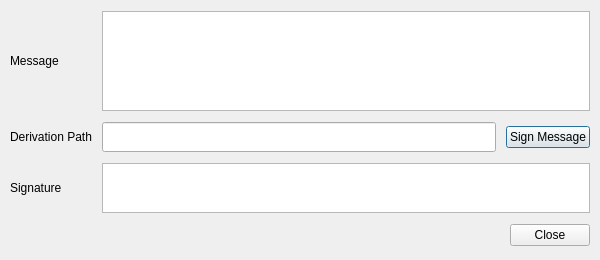
<?xml version="1.0" encoding="UTF-8"?>
<ui version="4.0">
 <class>SignMessageDialog</class>
 <widget class="QDialog" name="SignMessageDialog">
  <property name="geometry">
   <rect>
    <x>0</x>
    <y>0</y>
    <width>600</width>
    <height>260</height>
   </rect>
  </property>
  <property name="windowTitle">
   <string>Dialog</string>
  </property>
  <layout class="QGridLayout" name="gridLayout">
   <property name="leftMargin">
    <number>10</number>
   </property>
   <property name="topMargin">
    <number>10</number>
   </property>
   <property name="rightMargin">
    <number>10</number>
   </property>
   <property name="bottomMargin">
    <number>10</number>
   </property>
   <property name="spacing">
    <number>10</number>
   </property>
   <item row="0" column="1" colspan="2">
    <widget class="QPlainTextEdit" name="msg_textedit">
     <property name="minimumSize">
      <size>
       <width>0</width>
       <height>50</height>
      </size>
     </property>
     <property name="maximumSize">
      <size>
       <width>16777215</width>
       <height>100</height>
      </size>
     </property>
    </widget>
   </item>
   <item row="1" column="1">
    <widget class="QLineEdit" name="path_lineedit">
     <property name="minimumSize">
      <size>
       <width>300</width>
       <height>30</height>
      </size>
     </property>
     <property name="maximumSize">
      <size>
       <width>16777215</width>
       <height>30</height>
      </size>
     </property>
    </widget>
   </item>
   <item row="2" column="0">
    <widget class="QLabel" name="label_3">
     <property name="text">
      <string>Signature</string>
     </property>
    </widget>
   </item>
   <item row="0" column="0">
    <widget class="QLabel" name="label">
     <property name="text">
      <string>Message</string>
     </property>
    </widget>
   </item>
   <item row="1" column="2">
    <widget class="QPushButton" name="signmsg_button">
     <property name="maximumSize">
      <size>
       <width>150</width>
       <height>16777215</height>
      </size>
     </property>
     <property name="text">
      <string>Sign Message</string>
     </property>
     <property name="autoDefault">
      <bool>false</bool>
     </property>
     <property name="default">
      <bool>true</bool>
     </property>
    </widget>
   </item>
   <item row="2" column="1" colspan="2">
    <widget class="QPlainTextEdit" name="sig_textedit">
     <property name="minimumSize">
      <size>
       <width>0</width>
       <height>30</height>
      </size>
     </property>
     <property name="maximumSize">
      <size>
       <width>16777215</width>
       <height>50</height>
      </size>
     </property>
     <property name="textInteractionFlags">
      <set>Qt::TextSelectableByKeyboard|Qt::TextSelectableByMouse</set>
     </property>
    </widget>
   </item>
   <item row="1" column="0">
    <widget class="QLabel" name="label_2">
     <property name="text">
      <string>Derivation Path</string>
     </property>
    </widget>
   </item>
   <item row="3" column="2" alignment="Qt::AlignRight">
    <widget class="QDialogButtonBox" name="buttonBox">
     <property name="minimumSize">
      <size>
       <width>80</width>
       <height>0</height>
      </size>
     </property>
     <property name="maximumSize">
      <size>
       <width>80</width>
       <height>16777215</height>
      </size>
     </property>
     <property name="orientation">
      <enum>Qt::Horizontal</enum>
     </property>
     <property name="standardButtons">
      <set>QDialogButtonBox::Close</set>
     </property>
    </widget>
   </item>
  </layout>
 </widget>
 <resources/>
 <connections>
  <connection>
   <sender>buttonBox</sender>
   <signal>accepted()</signal>
   <receiver>SignMessageDialog</receiver>
   <slot>accept()</slot>
   <hints>
    <hint type="sourcelabel">
     <x>248</x>
     <y>254</y>
    </hint>
    <hint type="destinationlabel">
     <x>157</x>
     <y>274</y>
    </hint>
   </hints>
  </connection>
  <connection>
   <sender>buttonBox</sender>
   <signal>rejected()</signal>
   <receiver>SignMessageDialog</receiver>
   <slot>reject()</slot>
   <hints>
    <hint type="sourcelabel">
     <x>316</x>
     <y>260</y>
    </hint>
    <hint type="destinationlabel">
     <x>286</x>
     <y>274</y>
    </hint>
   </hints>
  </connection>
 </connections>
</ui>
